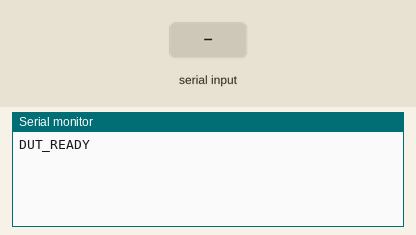
A sketch run on a simulated ESP32. On the bench: the last lines printed to the serial monitor. The inputs (shaded band) are chosen by the test bench.

Above: at 2.7 s.
2.8 s: "RUN_UART_TEST\n" received over Serial
At 4.5 s:
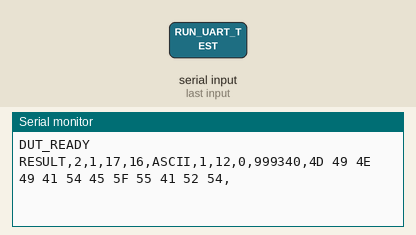
5.8 s: "RUN_UART_TEST\n" received over the second serial link
At 6.6 s:
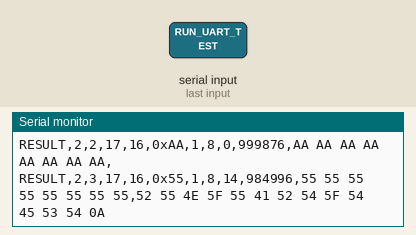
8.3 s: "1\n" received over the second serial link
At 9.6 s:
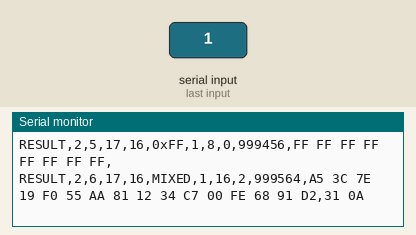
10.3 s: "0\n" received over the second serial link
At 11.6 s:
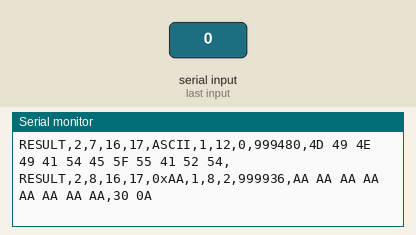
12.3 s: "2\n" received over the second serial link
At 13.7 s:
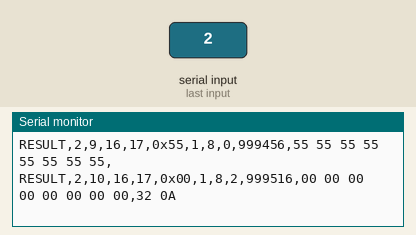
15.3 s: "RUN_UART_TEST\n" received over the second serial link
At 16.1 s:
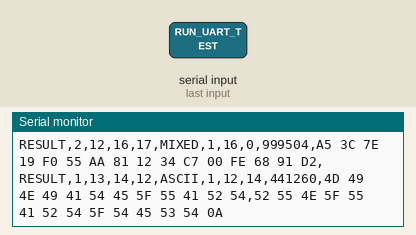

The sketch:

uart_test.ino
```cpp
#include <Arduino.h>

#define PIN_A 17
#define PIN_B 16

#define PIN_C 14
#define PIN_D 12

#define UART_BAUD 115200
#define UART_TIMEOUT_MS 1000

// Existing UART
HardwareSerial TestUART(2);

// Additional UART
HardwareSerial TestUART2(1);


// =====================================================
// TEST PATTERNS
// =====================================================

const uint8_t pattern1[] = {
    'M','I','N','I','A','T','E','_','U','A','R','T'
};

const uint8_t pattern2[] = {
    0xAA, 0xAA, 0xAA, 0xAA,
    0xAA, 0xAA, 0xAA, 0xAA
};

const uint8_t pattern3[] = {
    0x55, 0x55, 0x55, 0x55,
    0x55, 0x55, 0x55, 0x55
};

const uint8_t pattern4[] = {
    0x00, 0x00, 0x00, 0x00,
    0x00, 0x00, 0x00, 0x00
};

const uint8_t pattern5[] = {
    0xFF, 0xFF, 0xFF, 0xFF,
    0xFF, 0xFF, 0xFF, 0xFF
};

const uint8_t pattern6[] = {
    0xA5, 0x3C, 0x7E, 0x19,
    0xF0, 0x55, 0xAA, 0x81,
    0x12, 0x34, 0xC7, 0x00,
    0xFE, 0x68, 0x91, 0xD2
};


// =====================================================
// PATTERN TABLE
// =====================================================

struct TestPattern
{
    const uint8_t *data;
    size_t length;
    const char *name;
};

TestPattern patterns[] =
{
    {pattern1, sizeof(pattern1), "ASCII"},
    {pattern2, sizeof(pattern2), "0xAA"},
    {pattern3, sizeof(pattern3), "0x55"},
    {pattern4, sizeof(pattern4), "0x00"},
    {pattern5, sizeof(pattern5), "0xFF"},
    {pattern6, sizeof(pattern6), "MIXED"}
};

const int NUM_PATTERNS = 6;

const int REPETITIONS = 1;


// =====================================================
// CLEAR RX BUFFER
// =====================================================

void clearRX(HardwareSerial &uart)
{
    while (uart.available())
    {
        uart.read();
    }
}


// =====================================================
// PRINT BYTES AS HEX
// =====================================================

void printHex(
    const uint8_t *data,
    size_t length
)
{
    for (size_t i = 0; i < length; i++)
    {
        if (data[i] < 0x10)
        {
            Serial.print("0");
        }

        Serial.print(data[i], HEX);

        if (i < length - 1)
        {
            Serial.print(" ");
        }
    }
}


// =====================================================
// PERFORM ONE TRANSACTION
// =====================================================

void performUARTTest(
    HardwareSerial &uart,
    int uartNumber,
    int testID,
    int txPin,
    int rxPin,
    int patternID,
    int repetition
)
{
    const uint8_t *expected =
        patterns[patternID].data;

    size_t expectedLength =
        patterns[patternID].length;


    // -------------------------------------------------
    // Configure UART
    // -------------------------------------------------

    uart.end();

    uart.begin(
        UART_BAUD,
        SERIAL_8N1,
        rxPin,
        txPin
    );

    delay(5);

    clearRX(uart);


    // -------------------------------------------------
    // RX buffer
    // -------------------------------------------------

    uint8_t received[64];

    size_t receivedLength = 0;


    // -------------------------------------------------
    // START TIMER
    // -------------------------------------------------

    unsigned long startTime = micros();


    // -------------------------------------------------
    // TRANSMIT
    // -------------------------------------------------

    uart.write(
        expected,
        expectedLength
    );

    uart.flush();


    // -------------------------------------------------
    // RECEIVE
    // -------------------------------------------------

    unsigned long timeoutStart =
        millis();


    while (
        millis() - timeoutStart
        <
        UART_TIMEOUT_MS
    )
    {
        while (uart.available())
        {
            if (receivedLength < sizeof(received))
            {
                received[receivedLength++] =
                    uart.read();
            }
            else
            {
                uart.read();
            }
        }


        if (
            receivedLength >=
            expectedLength
        )
        {
            break;
        }
    }


    // -------------------------------------------------
    // END TIMER
    // -------------------------------------------------

    unsigned long endTime = micros();

    unsigned long transferTime =
        endTime - startTime;


    // -------------------------------------------------
    // RETURN RAW EVIDENCE
    // -------------------------------------------------

    Serial.print("RESULT,");

    Serial.print(uartNumber);

    Serial.print(",");

    Serial.print(testID);

    Serial.print(",");

    Serial.print(txPin);

    Serial.print(",");

    Serial.print(rxPin);

    Serial.print(",");

    Serial.print(
        patterns[patternID].name
    );

    Serial.print(",");

    Serial.print(repetition);

    Serial.print(",");

    Serial.print(expectedLength);

    Serial.print(",");

    Serial.print(receivedLength);

    Serial.print(",");

    Serial.print(transferTime);

    Serial.print(",");

    printHex(
        expected,
        expectedLength
    );

    Serial.print(",");

    printHex(
        received,
        receivedLength
    );

    Serial.println();
}


// =====================================================
// RUN COMPLETE UART TEST
// =====================================================

void runUARTTest()
{
    int testID = 1;


    // =================================================
    // UART2
    //
    // GPIO17 TX → GPIO16 RX
    // =================================================

    for (
        int pattern = 0;
        pattern < NUM_PATTERNS;
        pattern++
    )
    {
        for (
            int rep = 1;
            rep <= REPETITIONS;
            rep++
        )
        {
            performUARTTest(
                TestUART,
                2,
                testID,
                PIN_A,
                PIN_B,
                pattern,
                rep
            );

            testID++;
        }
    }


    // =================================================
    // UART2
    //
    // GPIO16 TX → GPIO17 RX
    // =================================================

    for (
        int pattern = 0;
        pattern < NUM_PATTERNS;
        pattern++
    )
    {
        for (
            int rep = 1;
            rep <= REPETITIONS;
            rep++
        )
        {
            performUARTTest(
                TestUART,
                2,
                testID,
                PIN_B,
                PIN_A,
                pattern,
                rep
            );

            testID++;
        }
    }


    // =================================================
    // UART1
    //
    // GPIO14 TX → GPIO12 RX
    // =================================================

    for (
        int pattern = 0;
        pattern < NUM_PATTERNS;
        pattern++
    )
    {
        for (
            int rep = 1;
            rep <= REPETITIONS;
            rep++
        )
        {
            performUARTTest(
                TestUART2,
                1,
                testID,
                PIN_C,
                PIN_D,
                pattern,
                rep
            );

            testID++;
        }
    }


    // =================================================
    // UART1
    //
    // GPIO12 TX → GPIO14 RX
    // =================================================

    for (
        int pattern = 0;
        pattern < NUM_PATTERNS;
        pattern++
    )
    {
        for (
            int rep = 1;
            rep <= REPETITIONS;
            rep++
        )
        {
            performUARTTest(
                TestUART2,
                1,
                testID,
                PIN_D,
                PIN_C,
                pattern,
                rep
            );

            testID++;
        }
    }


    // =================================================
    // COMPLETE
    // =================================================

    Serial.println(
        "UART_TEST_COMPLETE"
    );
}


// =====================================================
// SETUP
// =====================================================

void setup()
{
    Serial.begin(115200);

    delay(1500);

    Serial.println("DUT_READY");
}


// =====================================================
// LOOP
// =====================================================

void loop()
{
    if (Serial.available())
    {
        String command =
            Serial.readStringUntil('\n');

        command.trim();


        if (
            command ==
            "RUN_UART_TEST"
        )
        {
            runUARTTest();
        }
    }
}
```

Measured:
- after the input at 2.8 s, the serial monitor: prints a new line after 1.0 s (image 1)
- after the input at 5.8 s, the serial monitor: prints a new line at once (image 2)
- after the input at 8.3 s, the serial monitor: prints a new line after 0.52 s (image 3)
- after the input at 10.3 s, the serial monitor: prints a new line after 0.53 s (image 4)
- after the input at 12.3 s, the serial monitor: prints a new line after 0.54 s (image 5)
- after the input at 15.3 s, the serial monitor: prints a new line at once (image 6)
